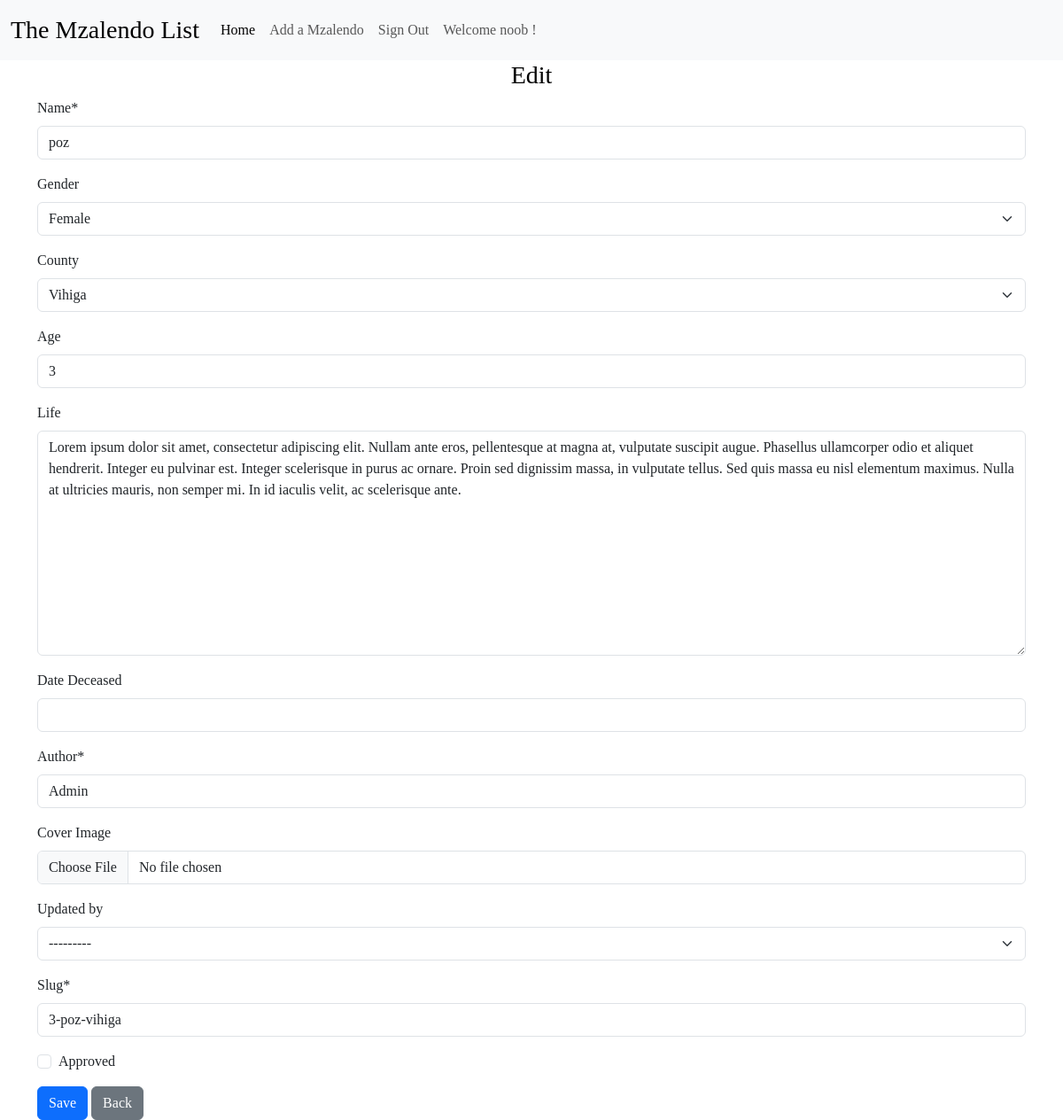
Page /mzalendo/12/edit (signed in) on the committed database.
### home/models.py (models this page shows, shortened)
class Mzalendo(models.Model):
    name = models.CharField(max_length=200)
    gender = models.CharField(max_length=50, choices=SEX, blank=True, null=True)
    county = models.CharField(max_length=150, choices=COUNTIES, blank=True, null=True)
    age = models.IntegerField(blank=True, null=True)
    life = models.TextField(blank=True, null=True)
    dod = models.DateField('Date Deceased', blank=True, null=True)
    author = models.CharField(max_length=255)
    cover = models.ImageField(upload_to="covers/", blank=True, verbose_name="Cover Image")
    image_thumbnail = ImageSpecField(source='cover',
                                      processors=[ResizeToFill(150, 150)],
                                      format='JPEG',
                                      options={'quality': 60})
    date_created = models.DateTimeField(auto_now_add=True, editable=False)
    updated_by = models.ForeignKey(
        User, on_delete=models.CASCADE, related_name="mzalendo_updatedby", null=True, blank=True
    )
    hit_count_generic = GenericRelation(
                HitCount,
                object_id_field='object_pk',
                related_query_name='hit_count_generic_relation'
                )
    objects = CustomMzalendoManager()
    def generate_slug(instance):
        return f"{instance.age}-{instance.name}-{instance.county}"
    slug = AutoSlugField(unique=True, always_update=False, populate_from=generate_slug)
    updated_at = models.DateTimeField(auto_now=True, editable=False)
    approved = models.BooleanField(default=False)
    class Meta:
        ordering = ['-date_created']

### home/views.py (the view)
@method_decorator([login_required], name='dispatch')
class MzalendoEdit(UpdateView):
    model = Mzalendo
    fields = '__all__'
    template_name = 'partials/edit.html'
    success_url = reverse_lazy("mzalendo:mzalendo_list")

### home/models.py (called while the page is built)
    def get_queryset(self):
        return super().get_queryset().order_by('-date_created')

### home/templates/partials/edit.html (shortened to what this page needs)
{% extends "../base.html" %}
{% load crispy_forms_tags %}
{% block content %}
    {% include "../navbar.html" %}
    <h3 style="text-align: center;color: #000;">Edit</h3>
    <div class="container">
    <form action="{% url 'mzalendo:mzalendo_edit' mzalendo.pk %}" method="post">
        {% load crispy_forms_tags %}
        {{ form|crispy }}
        <button class="btn btn-primary" type="submit">Save</button>
        <a class="btn btn-secondary" href="{% url 'mzalendo:mzalendo_detail' mzalendo.pk %}">Back</a>
    </form>
    </div>
{% endblock %}

### home/templates/navbar.html (shortened to what this page needs)
<nav class="navbar navbar-expand-lg bg-body-tertiary mx-auto">
    <div class="container-fluid">
      <a class="navbar-brand logo fs-3" href="#">The Mzalendo List</a>
      <div class="collapse navbar-collapse" id="navbarNavDropdown">
        <ul class="navbar-nav">
        {% if request.user.is_authenticated %}
            <li class="nav-item">
                <a class="nav-link active" aria-current="page" href="{% url 'mzalendo:mzalendo_list' %}">Home</a>
            </li>
            <li class="nav-item">
                <a class="nav-link" href="{% url 'mzalendo:mzalendo_create' %}">Add a Mzalendo</a>
            </li>
            <li class="nav-item">
                <a class="nav-link" href="/logout">  Sign Out </a>
            </li>
            <li class="nav-item ml-auto">
                <a class="nav-link">Welcome {{ request.user }} !</a>
            </li>
        {% endif %}
        </ul>
      </div>
    </div>
  </nav>

### home/static/css/main.css (style rules this page uses)
* { margin: 0; padding: 0; box-sizing: border-box; font-family: "Georgia", Georgia Bold; }

### rows in the picture
Mzalendo: name "poz", gender "Female", county "Vihiga", age "3", life "Lorem ipsum dolor sit amet, consectetur adipiscing elit. Nullam ante eros, pellentesque at magna at, vulputate suscipit augue. Phasellus ullamcorper odio et aliquet hendrerit. Integer eu pulvinar est. Integer scelerisque in purus ac ornare. Proin sed dignissim massa, in vulputate tellus. Sed quis massa eu nisl elementum maximus. Nulla at ultricies mauris, non semper mi. In id iaculis velit, ac scelerisque ante.", author "Admin", updated_by "---------", slug "3-poz-vihiga"

### other values in the picture
{{ request.user }} "noob"
